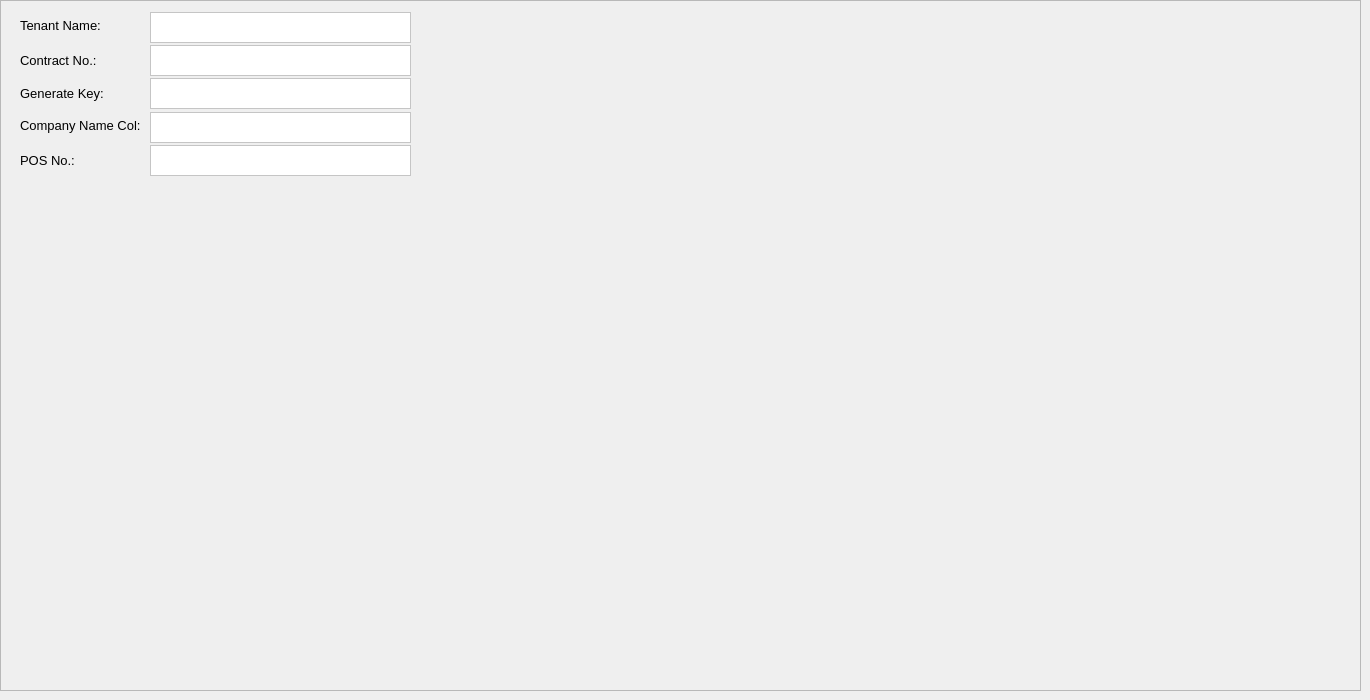
    <widget class="QWidget" name="tabMitsukoshiSetup">
     <attribute name="title">
      <string>Mitsukoshi Setup</string>
     </attribute>
     <widget class="QFrame" name="frame_31">
      <property name="geometry">
       <rect>
        <x>0</x>
        <y>0</y>
        <width>1361</width>
        <height>691</height>
       </rect>
      </property>
      <property name="frameShape">
       <enum>QFrame::StyledPanel</enum>
      </property>
      <property name="frameShadow">
       <enum>QFrame::Raised</enum>
      </property>
      <widget class="QTextEdit" name="textEditMitsukoshiContractNo">
       <property name="geometry">
        <rect>
         <x>150</x>
         <y>45</y>
         <width>261</width>
         <height>31</height>
        </rect>
       </property>
       <property name="font">
        <font>
         <family>Segoe UI</family>
         <pointsize>10</pointsize>
        </font>
       </property>
       <property name="styleSheet">
        <string notr="true">background-color: rgb(255, 255, 255);
color: rgb(0, 0, 0);</string>
       </property>
      </widget>
      <widget class="QLabel" name="label_105">
       <property name="geometry">
        <rect>
         <x>20</x>
         <y>83</y>
         <width>111</width>
         <height>21</height>
        </rect>
       </property>
       <property name="font">
        <font>
         <family>Segoe UI</family>
         <pointsize>10</pointsize>
        </font>
       </property>
       <property name="text">
        <string>Generate Key:</string>
       </property>
      </widget>
      <widget class="QTextEdit" name="textEditMitsukoshiGenerateKey">
       <property name="geometry">
        <rect>
         <x>150</x>
         <y>78</y>
         <width>261</width>
         <height>31</height>
        </rect>
       </property>
       <property name="font">
        <font>
         <family>Segoe UI</family>
         <pointsize>10</pointsize>
        </font>
       </property>
       <property name="styleSheet">
        <string notr="true">background-color: rgb(255, 255, 255);
color: rgb(0, 0, 0);</string>
       </property>
      </widget>
      <widget class="QTextEdit" name="textEditMitsukoshiTenantName">
       <property name="geometry">
        <rect>
         <x>150</x>
         <y>12</y>
         <width>261</width>
         <height>31</height>
        </rect>
       </property>
       <property name="font">
        <font>
         <family>Segoe UI</family>
         <pointsize>10</pointsize>
        </font>
       </property>
       <property name="styleSheet">
        <string notr="true">background-color: rgb(255, 255, 255);
color: rgb(0, 0, 0);</string>
       </property>
      </widget>
      <widget class="QLabel" name="label_106">
       <property name="geometry">
        <rect>
         <x>20</x>
         <y>15</y>
         <width>101</width>
         <height>21</height>
        </rect>
       </property>
       <property name="font">
        <font>
         <family>Segoe UI</family>
         <pointsize>10</pointsize>
        </font>
       </property>
       <property name="text">
        <string>Tenant Name:</string>
       </property>
      </widget>
      <widget class="QLabel" name="label_107">
       <property name="geometry">
        <rect>
         <x>20</x>
         <y>50</y>
         <width>101</width>
         <height>21</height>
        </rect>
       </property>
       <property name="font">
        <font>
         <family>Segoe UI</family>
         <pointsize>10</pointsize>
        </font>
       </property>
       <property name="text">
        <string>Contract No.:</string>
       </property>
      </widget>
      <widget class="QTextEdit" name="textEditMitsukoshiPOSNo">
       <property name="geometry">
        <rect>
         <x>150</x>
         <y>145</y>
         <width>261</width>
         <height>31</height>
        </rect>
       </property>
       <property name="font">
        <font>
         <family>Segoe UI</family>
         <pointsize>10</pointsize>
        </font>
       </property>
       <property name="styleSheet">
        <string notr="true">background-color: rgb(255, 255, 255);
color: rgb(0, 0, 0);</string>
       </property>
      </widget>
      <widget class="QLabel" name="label_109">
       <property name="geometry">
        <rect>
         <x>20</x>
         <y>115</y>
         <width>121</width>
         <height>21</height>
        </rect>
       </property>
       <property name="font">
        <font>
         <family>Segoe UI</family>
         <pointsize>10</pointsize>
        </font>
       </property>
       <property name="text">
        <string>Company Name Col:</string>
       </property>
      </widget>
      <widget class="QTextEdit" name="textEditMitsukoshiCompanyNameCol">
       <property name="geometry">
        <rect>
         <x>150</x>
         <y>112</y>
         <width>261</width>
         <height>31</height>
        </rect>
       </property>
       <property name="font">
        <font>
         <family>Segoe UI</family>
         <pointsize>10</pointsize>
        </font>
       </property>
       <property name="styleSheet">
        <string notr="true">background-color: rgb(255, 255, 255);
color: rgb(0, 0, 0);</string>
       </property>
      </widget>
      <widget class="QLabel" name="label_110">
       <property name="geometry">
        <rect>
         <x>20</x>
         <y>150</y>
         <width>101</width>
         <height>21</height>
        </rect>
       </property>
       <property name="font">
        <font>
         <family>Segoe UI</family>
         <pointsize>10</pointsize>
        </font>
       </property>
       <property name="text">
        <string>POS No.:</string>
       </property>
      </widget>
     </widget>
    </widget>
